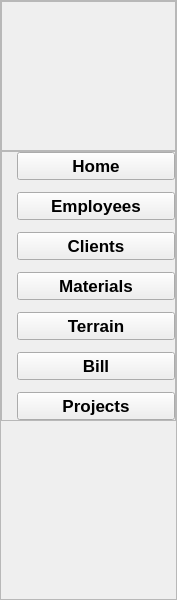
    <widget class="QWidget" name="leftMenu_2" native="true">
     <property name="geometry">
      <rect>
       <x>20</x>
       <y>10</y>
       <width>177</width>
       <height>600</height>
      </rect>
     </property>
     <property name="minimumSize">
      <size>
       <width>177</width>
       <height>600</height>
      </size>
     </property>
     <property name="maximumSize">
      <size>
       <width>177</width>
       <height>600</height>
      </size>
     </property>
     <layout class="QVBoxLayout" name="verticalLayout_21">
      <property name="spacing">
       <number>0</number>
      </property>
      <property name="leftMargin">
       <number>0</number>
      </property>
      <property name="topMargin">
       <number>0</number>
      </property>
      <property name="rightMargin">
       <number>0</number>
      </property>
      <property name="bottomMargin">
       <number>0</number>
      </property>
      <item>
       <widget class="QFrame" name="frame_28">
        <property name="frameShape">
         <enum>QFrame::StyledPanel</enum>
        </property>
        <property name="frameShadow">
         <enum>QFrame::Raised</enum>
        </property>
        <layout class="QVBoxLayout" name="verticalLayout_22">
         <property name="spacing">
          <number>0</number>
         </property>
         <property name="leftMargin">
          <number>0</number>
         </property>
         <property name="topMargin">
          <number>0</number>
         </property>
         <property name="rightMargin">
          <number>0</number>
         </property>
         <property name="bottomMargin">
          <number>0</number>
         </property>
         <item>
          <widget class="QFrame" name="frame_29">
           <property name="minimumSize">
            <size>
             <width>150</width>
             <height>150</height>
            </size>
           </property>
           <property name="maximumSize">
            <size>
             <width>200</width>
             <height>150</height>
            </size>
           </property>
           <property name="frameShape">
            <enum>QFrame::StyledPanel</enum>
           </property>
           <property name="frameShadow">
            <enum>QFrame::Raised</enum>
           </property>
           <widget class="QLabel" name="label_86">
            <property name="geometry">
             <rect>
              <x>-20</x>
              <y>-40</y>
              <width>230</width>
              <height>230</height>
             </rect>
            </property>
            <property name="minimumSize">
             <size>
              <width>230</width>
              <height>230</height>
             </size>
            </property>
            <property name="maximumSize">
             <size>
              <width>230</width>
              <height>230</height>
             </size>
            </property>
            <property name="text">
             <string/>
            </property>
            <property name="pixmap">
             <pixmap>../logo.png</pixmap>
            </property>
            <property name="scaledContents">
             <bool>true</bool>
            </property>
           </widget>
          </widget>
         </item>
         <item alignment="Qt::AlignTop">
          <widget class="QFrame" name="frame_30">
           <property name="frameShape">
            <enum>QFrame::StyledPanel</enum>
           </property>
           <property name="frameShadow">
            <enum>QFrame::Raised</enum>
           </property>
           <layout class="QVBoxLayout" name="verticalLayout_23">
            <property name="spacing">
             <number>12</number>
            </property>
            <property name="leftMargin">
             <number>15</number>
            </property>
            <property name="topMargin">
             <number>0</number>
            </property>
            <property name="rightMargin">
             <number>0</number>
            </property>
            <property name="bottomMargin">
             <number>0</number>
            </property>
            <item>
             <widget class="QPushButton" name="pushButton_21">
              <property name="font">
               <font>
                <pointsize>13</pointsize>
                <bold>true</bold>
               </font>
              </property>
              <property name="text">
               <string>Home</string>
              </property>
              <property name="icon">
               <iconset resource="resources.qrc">
                <normaloff>:/whiteIcons/assets/icons/white/home.svg</normaloff>:/whiteIcons/assets/icons/white/home.svg</iconset>
              </property>
              <property name="iconSize">
               <size>
                <width>24</width>
                <height>24</height>
               </size>
              </property>
             </widget>
            </item>
            <item>
             <widget class="QPushButton" name="pushButton_22">
              <property name="font">
               <font>
                <pointsize>13</pointsize>
                <bold>true</bold>
               </font>
              </property>
              <property name="text">
               <string>Employees</string>
              </property>
              <property name="iconSize">
               <size>
                <width>24</width>
                <height>24</height>
               </size>
              </property>
             </widget>
            </item>
            <item>
             <widget class="QPushButton" name="pushButton_23">
              <property name="font">
               <font>
                <pointsize>13</pointsize>
                <bold>true</bold>
               </font>
              </property>
              <property name="text">
               <string>Clients</string>
              </property>
              <property name="iconSize">
               <size>
                <width>24</width>
                <height>24</height>
               </size>
              </property>
             </widget>
            </item>
            <item>
             <widget class="QPushButton" name="pushButton_24">
              <property name="font">
               <font>
                <pointsize>13</pointsize>
                <bold>true</bold>
               </font>
              </property>
              <property name="text">
               <string>Materials</string>
              </property>
              <property name="iconSize">
               <size>
                <width>24</width>
                <height>24</height>
               </size>
              </property>
             </widget>
            </item>
            <item>
             <widget class="QPushButton" name="pushButton_25">
              <property name="font">
               <font>
                <pointsize>13</pointsize>
                <bold>true</bold>
               </font>
              </property>
              <property name="text">
               <string>Terrain</string>
              </property>
             </widget>
            </item>
            <item>
             <widget class="QPushButton" name="pushButton_26">
              <property name="font">
               <font>
                <pointsize>13</pointsize>
                <bold>true</bold>
               </font>
              </property>
              <property name="text">
               <string>Bill</string>
              </property>
             </widget>
            </item>
            <item>
             <widget class="QPushButton" name="pushButton_27">
              <property name="font">
               <font>
                <pointsize>13</pointsize>
                <bold>true</bold>
               </font>
              </property>
              <property name="text">
               <string>Projects</string>
              </property>
              <property name="iconSize">
               <size>
                <width>24</width>
                <height>24</height>
               </size>
              </property>
             </widget>
            </item>
           </layout>
          </widget>
         </item>
        </layout>
       </widget>
      </item>
     </layout>
    </widget>
